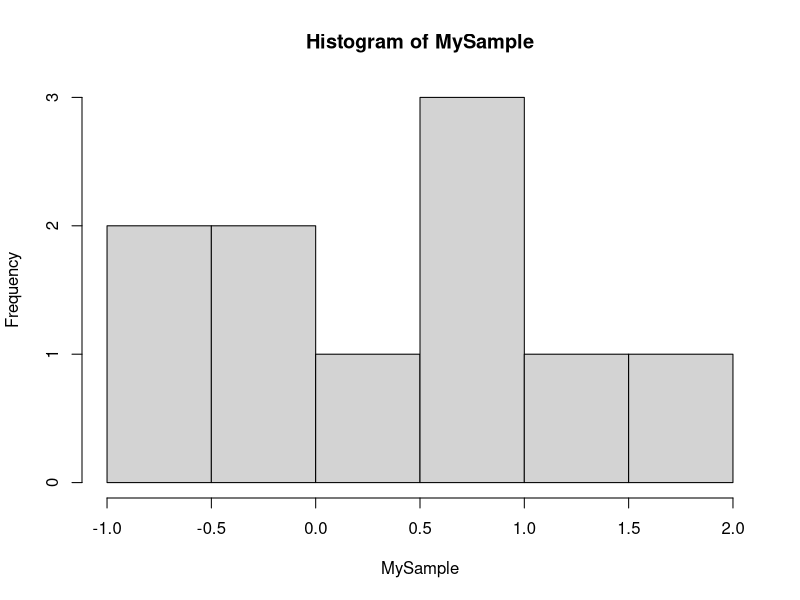
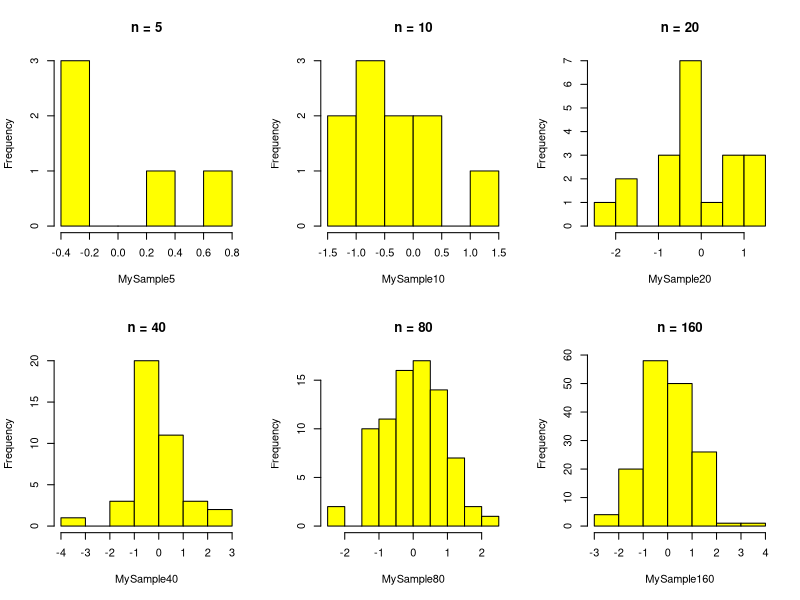

These figures' R source, in order:
#!/usr/bin/Rscript
# Author - Jacob Griffiths, jacob.griffiths18@imperial.ac.uk
# Date - Dec 2018

rm(list=ls())
graphics.off()

MySample <- rnorm(10, m=0, sd=1) #10 normally-distributed numbers with mean 0 and deviation 1
MySample
hist(MySample)

# Probability of getting a value of 1 or -1 from a normally-distributed random number
# with mean 0 and sd = 1:
dnorm(1, m=0, sd=1)
dnorm(-1, m=0, sd=1) #same

# Probability of getting large value with same distribution:
dnorm(10, m=0, sd=1) #very small
dnorm(100, m=0, sd=1) #zero!

# In general, while designing experiments, and sampling from a population, 
# there are two key (and simple) rules:
    # 1. The more you sample, the more your sample's distribution 
    # will look like the population distribution (obviously!)

    # 2. The more you sample, the closer will your sample statistic be to the population's 
    # statistical parameter (the central limit theorem; when the statistical parameter is the mean, 
    # this is the "law of large numbers")

# Testing rule 1 using R:
MySample5 <- rnorm(5, m=0, sd=1)
MySample10 <- rnorm(10, m=0, sd=1) 
MySample20 <- rnorm(20, m=0, sd=1) 
MySample40 <- rnorm(40, m=0, sd=1)
MySample80 <- rnorm(80, m=0, sd=1)
MySample160 <- rnorm(160, m=0, sd=1)

# Visualise these 'samples':
graphics.off()
par(mfcol = c(2,3)) #initialize multi-paneled plot
par(mfg = c(1,1)); hist(MySample5, col = rgb(1,1,0), main = 'n = 5') 
par(mfg = c(1,2)); hist(MySample10, col = rgb(1,1,0), main = 'n = 10') 
par(mfg = c(1,3)); hist(MySample20, col = rgb(1,1,0), main = 'n = 20') 
par(mfg = c(2,1)); hist(MySample40, col = rgb(1,1,0), main = 'n = 40') 
par(mfg = c(2,2)); hist(MySample80, col = rgb(1,1,0), main = 'n = 80') 
par(mfg = c(2,3)); hist(MySample160, col = rgb(1,1,0), main = 'n = 160')
# This shows how increased sampling tends towards the population distribution

# Testing rule 2:
mean(MySample5)
mean(MySample10)
mean(MySample20)
mean(MySample40)
mean(MySample80)
mean(MySample160) # tending towards 0
sd(MySample5)
sd(MySample10)
sd(MySample20)
sd(MySample40)
sd(MySample80)
sd(MySample160) # tending towards 1

# Could also perform a power analysis to determine the minimum sample size to be able to detect
# and effect of a given size (while minimising Type I error)








